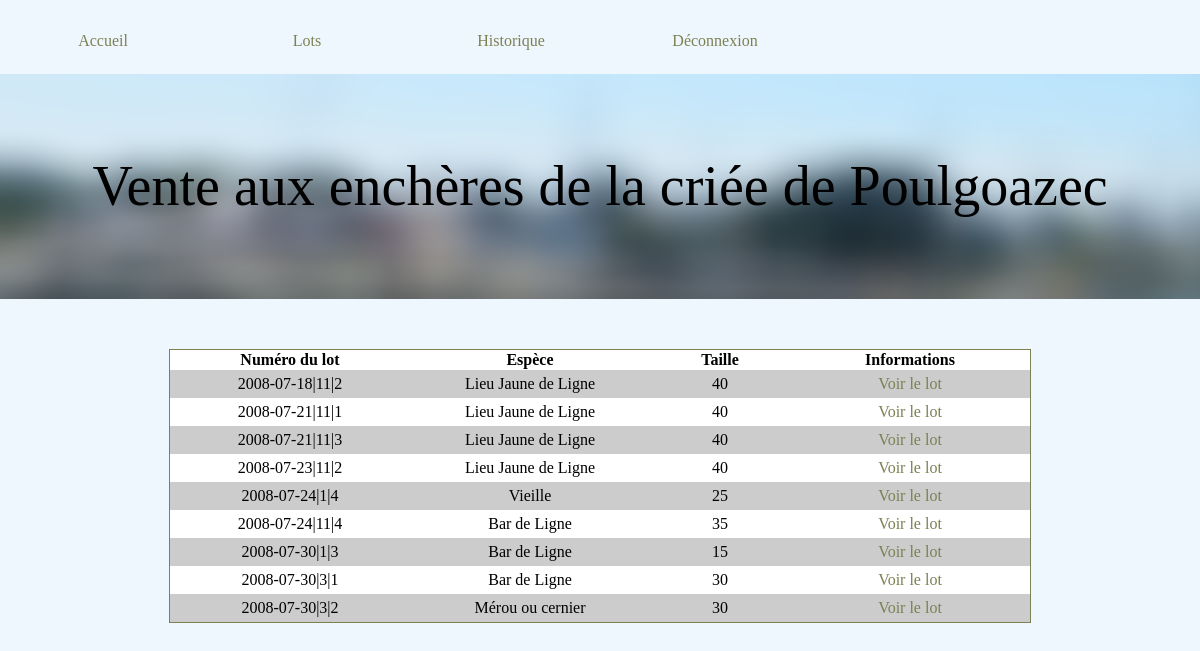
The page /index.php?view=historic&action=index (signed in) on the database its author committed.
### tables this page shows
CREATE TABLE LOT(
        datePeche         Date NOT NULL ,
        IdB               Int NOT NULL ,
        NumLot            Int NOT NULL ,
        IdEspece          Int ,
        IdTaille          Int ,
        CodePresentation  Varchar (25) ,
        IdQualite         Varchar (25) ,
        IdBac             Varchar (25) ,
        poidsBrutLot      Int ,
        prixEnchereMax    Int ,
        dateEnchere       Date ,
        heureDebutEnchere Datetime ,
        prixDepart        Int ,
        prixPlancher 	  Int ,
        codeEtat          Varchar (25) ,
		Id                Int ,
        idFacture         Varchar (25) ,
        PRIMARY KEY (NumLot ,datePeche ,IdB )
);

CREATE TABLE ESPECE(
        IdEspece        Int NOT NULL AUTO_INCREMENT,
        Nom             Varchar (25) ,
		NomScientifique Varchar (25) ,
        NomCommun       Varchar (25) ,
        PRIMARY KEY (IdEspece )
);

### view/historic.php (the view)
<?php
	$reqLot = $bdd->prepare('SELECT NumLot, IdB, datePeche, IdTaille, Nom FROM LOT L, ESPECE E WHERE L.IdEspece = E.IdEspece AND L.Id = :idA ORDER BY datePeche, IdB, NumLot;');
	$reqLot->bindParam(":idA", $_SESSION['id'], PDO::PARAM_INT);
	$reqLot->execute();
?>
<table class="listLot">
	<th width="200">Numéro du lot</th><th width="200">Espèce</th><th width="100">Taille</th><th width="200">Informations</th>
	<?php
		while($resLot = $reqLot->fetch(PDO::FETCH_ASSOC)){
			echo '<tr>
					<td width="200">'.$resLot['datePeche'].'|'.$resLot['IdB'].'|'.$resLot['NumLot'].'</td>
					<td width="200">'.$resLot['Nom'].'</td>
					<td width="100">'.$resLot['IdTaille'].'</td>
					<td width="200"><a href="index.php?view=historic&action=lot&lot='.$resLot['datePeche'].'|'.$resLot['IdB'].'|'.$resLot['NumLot'].'">Voir le lot</a></td>
				</tr>';
		}
	?>
</table>

### view/head.php (shortened to what this page needs)
<!doctype html>
<html>
	<head>
		<link rel="stylesheet" type="text/css" href="style/style.css">
		<link rel="stylesheet" type="text/css" media="screen and (max-width: 1100px)" href="style/styleLittle.css">
	</head>
	<body>

### index.php (shortened to what this page needs)
<?php
	include('view/head.php');
	$bdd = new PDO('mysql:host=localhost;dbname=POULGOAZEC','root','ArtemisLL');
	if(!isset($_SESSION['id'])){
		$view = 'connection';
	}else{
		include('view/sommary.php');
		if(!isset($_GET['view'])){
			$view = 'home';
		}else{
			$view = $_GET['view'];
		}
	}
	include('view/headband.php');
	switch($view){
		case 'historic':
			include('controler/historic.php');
			break;
	}
	include('view/foot.php');
?>

### view/sommary.php
<table class='sommary'>
	<tr>
		<td width="200"><a href='index.php?view=home'>Accueil</a></td>
		<td width="200"><a href='index.php?view=lot'>Lots</a></td>
		<?php
			if($_SESSION['statut'] == 'Crieur'){
				echo "<td width='200'><a href='index.php?view=gestion&action=index'>Gestion</a></td>";
			}else{
				echo "<td width='200'><a href='index.php?view=historic&action=index'>Historique</a></td>";
			}
		?>
		<td width="200"><a href='index.php?view=connection&action=deconnection'>Déconnexion</a></td>
	</tr>
</table>

### view/headband.php
<div class="headband">
	<div class="headbandText">
		Vente aux enchères de la criée de Poulgoazec
	</div>
</div>

### controler/historic.php (shortened to what this page needs)
<?php
	if(!isset($_GET['action'])){
		$action = 'index';
	}else{
		$action = $_GET['action'];
	}
	switch($action){
		case 'index':
			include('view/historic.php');
			break;
	}
?>

### view/foot.php
	</body>
</html>

### style/style.css (style rules this page uses)
body { background-color: #EEF7FE; margin-left: 0; margin-right: 0; }
.sommary a { display: block; height: 60px; color: #7C8052; text-align: center; line-height: 60px; }
.headband { background-image: url(../pictures/headband.png); height: 225px; font-size: 56px; text-align: center; line-height: 225px; margin-bottom: 50px; }
.listLot tr:nth-child(even) { background: #CCC; }
.listLot tr:nth-child(odd) { background: #FFF }
.listLot tr td { padding-left: 20px; padding-right: 20px; padding-top: 5px; padding-bottom: 5px; }
.listLot { border-width: 0.1px; border-style: solid; border-color: #7C8052; border-radius: 20px; margin-left: auto; margin-right: auto; border-collapse: collapse; text-align: center; }
a { color: #7C8052; }

### style/styleLittle.css (style rules this page uses)
body { background-color: #EEF7FE; margin-left: 0; margin-right: 0; }
.sommary a { display: block; height: 60px; color: #7C8052; text-align: center; line-height: 60px; }
.headband { background-image: url(../pictures/headband.png); height: 225px; min-width: 780px; font-size: 25px; text-align: center; line-height: 225px; margin-bottom: 50px; }
.listLot tr:nth-child(even) { background: #CCC; }
.listLot tr:nth-child(odd) { background: #FFF }
.listLot tr td { padding-left: 20px; padding-right: 20px; padding-top: 5px; padding-bottom: 5px; }
.listLot { border-width: 0.1px; border-style: solid; border-color: #7C8052; border-radius: 20px; margin-left: auto; margin-right: auto; border-collapse: collapse; text-align: center; }
a { color: #7C8052; }

### view/head.php (style rules this page uses)
a:link { text-decoration:none }

### rows shown on the page
lot: datePeche "2008-07-18", IdB "11", NumLot "2", IdEspece.Nom "Lieu Jaune de Ligne", IdTaille "40"
lot: datePeche "2008-07-21", IdB "11", NumLot "1", IdEspece.Nom "Lieu Jaune de Ligne", IdTaille "40"
lot: datePeche "2008-07-21", IdB "11", NumLot "3", IdEspece.Nom "Lieu Jaune de Ligne", IdTaille "40"
lot: datePeche "2008-07-23", IdB "11", NumLot "2", IdEspece.Nom "Lieu Jaune de Ligne", IdTaille "40"
lot: datePeche "2008-07-24", IdB "1", NumLot "4", IdEspece.Nom "Vieille", IdTaille "25"
lot: datePeche "2008-07-24", IdB "11", NumLot "4", IdEspece.Nom "Bar de Ligne", IdTaille "35"
lot: datePeche "2008-07-30", IdB "1", NumLot "3", IdEspece.Nom "Bar de Ligne", IdTaille "15"
lot: datePeche "2008-07-30", IdB "3", NumLot "1", IdEspece.Nom "Bar de Ligne", IdTaille "30"
lot: datePeche "2008-07-30", IdB "3", NumLot "2", IdEspece.Nom "Mérou ou cernier", IdTaille "30"
